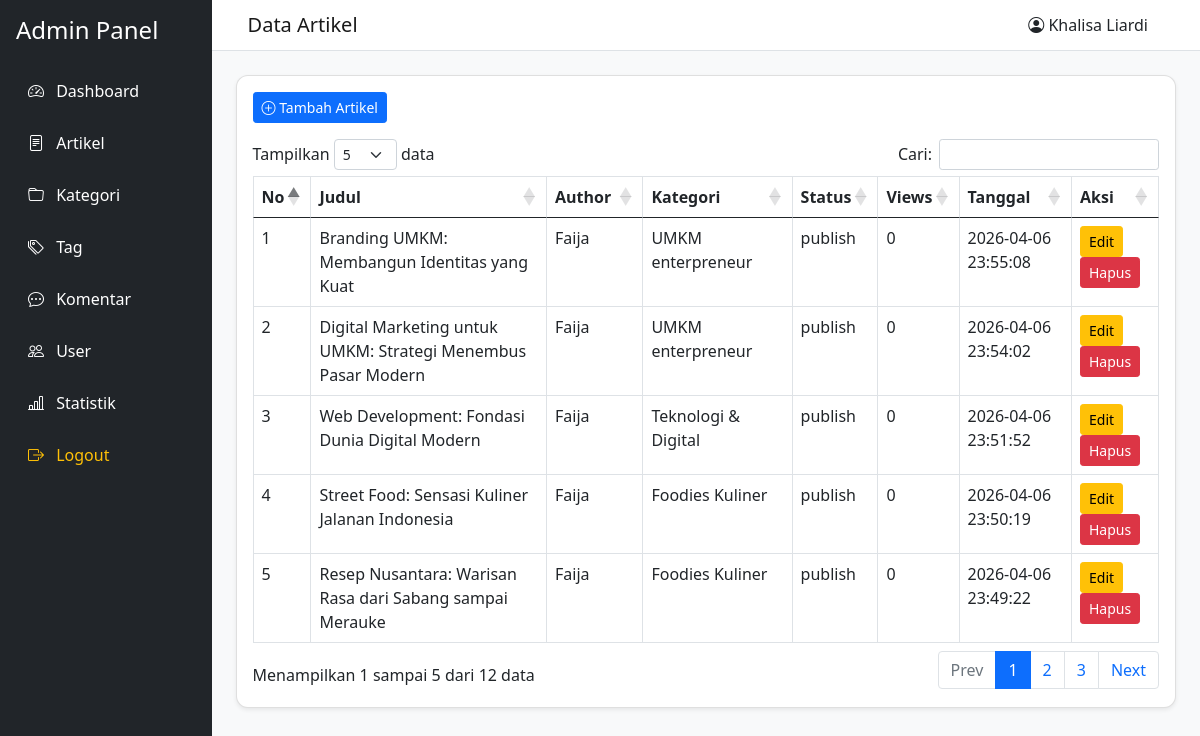
/admin/artikel/index.php (signed in), run on the app's committed database.
### tables this page shows
CREATE TABLE `articles` (
  `id` int(11) NOT NULL,
  `user_id` int(11) DEFAULT NULL,
  `category_id` int(11) DEFAULT NULL,
  `judul` varchar(255) DEFAULT NULL,
  `slug` varchar(255) DEFAULT NULL,
  `ringkasan` text DEFAULT NULL,
  `isi` longtext DEFAULT NULL,
  `thumbnail` varchar(255) DEFAULT NULL,
  `views` int(11) DEFAULT 0,
  `status` enum('draft','publish') DEFAULT 'draft',
  `published_at` datetime DEFAULT NULL,
  `created_at` timestamp NOT NULL DEFAULT current_timestamp()
);

CREATE TABLE `users` (
  `id` int(11) NOT NULL,
  `nama` varchar(100) DEFAULT NULL,
  `username` varchar(50) DEFAULT NULL,
  `password` varchar(255) DEFAULT NULL,
  `role` enum('admin','author') DEFAULT 'author',
  `bio` text DEFAULT NULL,
  `created_at` timestamp NOT NULL DEFAULT current_timestamp()
);

CREATE TABLE `categories` (
  `id` int(11) NOT NULL,
  `nama_kategori` varchar(100) DEFAULT NULL,
  `slug` varchar(150) DEFAULT NULL,
  `created_at` timestamp NOT NULL DEFAULT current_timestamp()
);

### admin/artikel/index.php (the view, shortened to what this page needs)
<?php
include '../../config/koneksi.php';
$data = mysqli_query($conn, "
    SELECT articles.*, users.nama as author, categories.nama_kategori
    FROM articles
    JOIN users ON articles.user_id = users.id
    JOIN categories ON articles.category_id = categories.id
    ORDER BY articles.id DESC
");
include '../../templates/admin_header.php';
include '../../templates/admin_sidebar.php';
include '../../templates/admin_topbar.php';
?>
<div class="card shadow-sm">
    <div class="card-body">
        <a href="tambah.php" class="btn btn-primary btn-sm mb-3">
            <i class="bi bi-plus-circle"></i> Tambah Artikel
        </a>
        <table class="table table-bordered datatable">
            <thead>
                <tr>
                    <th>No</th>
                    <th>Judul</th>
                    <th>Author</th>
                    <th>Kategori</th>
                    <th>Status</th>
                    <th>Views</th>
                    <th>Tanggal</th>
                    <th>Aksi</th>
                </tr>
            </thead>
            <tbody>
                <?php $no = 1; while($row = mysqli_fetch_assoc($data)) : ?>
                <tr>
                    <td><?= $no++; ?></td>
                    <td><?= htmlspecialchars($row['judul']); ?></td>
                    <td><?= htmlspecialchars($row['author']); ?></td>
                    <td><?= htmlspecialchars($row['nama_kategori']); ?></td>
                    <td><?= htmlspecialchars($row['status']); ?></td>
                    <td><?= htmlspecialchars($row['views']); ?></td>
                    <td><?= htmlspecialchars($row['created_at']); ?></td>
                    <td>
                        <a href="edit.php?id=<?= $row['id']; ?>" class="btn btn-warning btn-sm">Edit</a>
                        <a href="hapus.php?id=<?= $row['id']; ?>" class="btn btn-danger btn-sm" onclick="return confirm('Yakin hapus artikel?')">Hapus</a>
                    </td>
                </tr>
                <?php endwhile; ?>
            </tbody>
        </table>
    </div>
</div>
<?php include '../../templates/admin_footer.php'; ?>

### assets/css/style.css (style rules this page uses)
body { background-color: #f8f9fa; }
.card { border-radius: 12px; }
.table { background-color: white; }

### data on the page
articles: judul "Branding UMKM: Membangun Identitas yang Kuat", user.nama "Faija", category.nama_kategori "UMKM enterpreneur", status "publish", views "0", created_at "2026-04-06 23:55:08"
articles: judul "Digital Marketing untuk UMKM: Strategi Menembus Pasar Modern", user.nama "Faija", category.nama_kategori "UMKM enterpreneur", status "publish", views "0", created_at "2026-04-06 23:54:02"
articles: judul "Web Development: Fondasi Dunia Digital Modern", user.nama "Faija", category.nama_kategori "Teknologi & Digital", status "publish", views "0", created_at "2026-04-06 23:51:52"
articles: judul "Street Food: Sensasi Kuliner Jalanan Indonesia", user.nama "Faija", category.nama_kategori "Foodies Kuliner", status "publish", views "0", created_at "2026-04-06 23:50:19"
articles: judul "Resep Nusantara: Warisan Rasa dari Sabang sampai Merauke", user.nama "Faija", category.nama_kategori "Foodies Kuliner", status "publish", views "0", created_at "2026-04-06 23:49:22"

### other printed values
$pageTitle "Data Artikel"
$_SESSION['nama'] "Khalisa Liardi"
